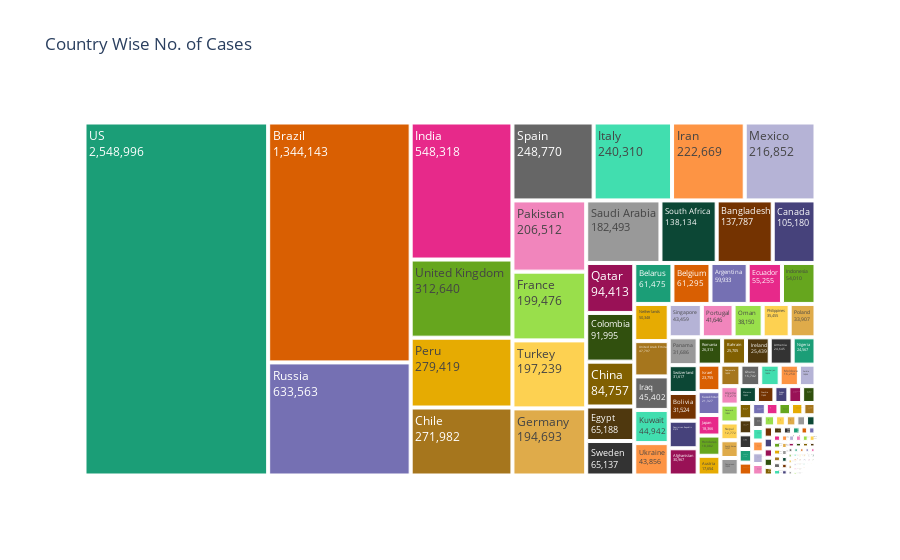

Notebook code for this chart:
### Code cell
plot_treemap(c_lat_grp, 'Country', 'Cases')

### Figure 1 — Plotly figure (JSON) as saved in the notebook; plotly's stock layout.template omitted (floating-point values rounded to 4 significant figures; data arrays with more than 128 entries replaced by an {"elided": "..."} marker saying what was removed)
{"data": [{"branchvalues": "total", "domain": {"x": [0, 1], "y": [0, 1]}, "hovertemplate": "labels=%{label}<br>Cases=%{value}<br>parent=%{parent}<br>id=%{id}<extra></extra>", "ids": {"elided": "187 str values"}, "labels": {"elided": "187 str values"}, "name": "", "parents": {"elided": "187 str values"}, "textinfo": "label+text+value", "type": "treemap", "values": {"elided": "187 int values"}}], "layout": {"legend": {"tracegroupgap": 0}, "title": {"text": "Country Wise No. of Cases"}, "treemapcolorway": ["rgb(27,158,119)", "rgb(217,95,2)", "rgb(117,112,179)", "rgb(231,41,138)", "rgb(102,166,30)", "rgb(230,171,2)", "rgb(166,118,29)", "rgb(102,102,102)"]}}
